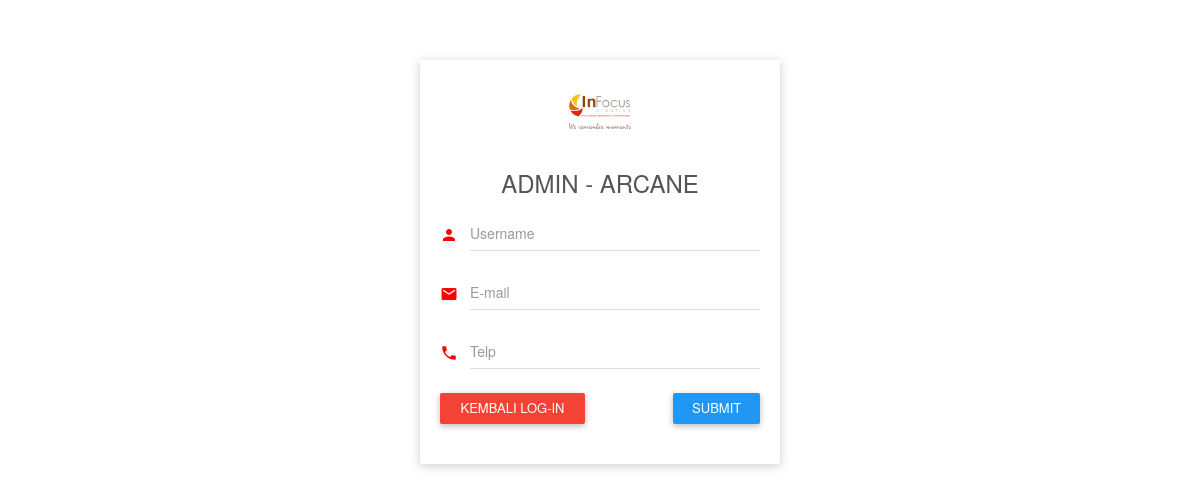
/index.php/user/forgot, run on the app's committed database.
### tables this page shows
CREATE TABLE `setting_web` (
  `id` tinyint(2) NOT NULL,
  `nama_web` varchar(50) NOT NULL,
  `deskripsi_web` varchar(100) NOT NULL,
  `logo_website` tinytext NOT NULL,
  `url_favicon` tinytext NOT NULL,
  `meta_deskripsi` varchar(255) NOT NULL,
  `meta_keyword` varchar(150) NOT NULL,
  `pemilik` varchar(50) NOT NULL,
  `email` varchar(100) NOT NULL,
  `email_pass` varchar(50) NOT NULL,
  `telp` tinytext NOT NULL,
  `alamat` text NOT NULL,
  `latitude` varchar(80) NOT NULL,
  `langitude` varchar(80) NOT NULL,
  `url_facebook` tinytext NOT NULL,
  `url_twitter` tinytext NOT NULL,
  `url_youtube` tinytext NOT NULL,
  `url_instagram` tinytext NOT NULL,
  `wa` varchar(20) NOT NULL,
  `page_produk` varchar(100) NOT NULL,
  `page_news` varchar(100) NOT NULL,
  `zona_waktu` varchar(80) NOT NULL,
  `negara` varchar(50) NOT NULL,
  `ext` varchar(5) NOT NULL,
  `width_tumbs` smallint(4) NOT NULL,
  `height_tumbs` smallint(4) NOT NULL,
  `maintenance` enum('0','1') NOT NULL,
  `use_tema` varchar(30) NOT NULL,
  `admin_link` varchar(15) NOT NULL,
  `active_chat` enum('0','1') NOT NULL,
  `pesan_chat` tinytext NOT NULL,
  `bahasa_admin` tinyint(2) NOT NULL,
  `bahasa_web` tinyint(2) NOT NULL,
  `id_kategori_top` tinyint(3) NOT NULL,
  `id_kategori_topside` tinyint(3) NOT NULL,
  `id_kategori_footer1` tinyint(3) NOT NULL,
  `id_kategori_footer2` tinyint(3) NOT NULL
);

### application/controllers/User.php (called while the page is built, shortened)
<?php if(!defined('BASEPATH')) exit("No direct access script allowed");
class User extends CI_Controller
{
	function __construct()
	{
		$this->load->library('template');
		$this->load->model('dbm');
		$this->load->helper('captcha');
	}
	function forgot()
	{
		$this->form_validation->set_rules('username', 'Username', 'required');
		$this->form_validation->set_rules('email', 'E-mail', 'required');
		$this->form_validation->set_rules('telp', 'Telp', 'required');
		if($this->form_validation->run() == FALSE)
			{
			$this->load->view('auth/form_forgot');
				}
	}
}

### index.php (called while the page is built, shortened)
<?php
require_once BASEPATH.'core/CodeIgniter.php';

### application/libraries/Template.php (called while the page is built, shortened)
<?php
class Template {
	protected $_ci;
	function __construct()
	{
		$this->_ci=&get_instance();
	}
	function mysetting_web()
	{
		return $this->_ci->db->get('setting_web')->row();
	}
}

### application/views/auth/form_forgot.php (the view, shortened to what this page needs)
<!DOCTYPE html>
<?php $ci =& get_instance(); $mysetting_web = $ci->template->mysetting_web(); ?>
<html>
<head>
    <?php $ci->load->view('auth/part/head.php'); ?>
</head>
<body class="login-page">
    <div class="login-box">
        <div class="card">
            <div class="body">
                <div class="logo" style="vertical-align:middle; text-align:center" >
                    <img src="<?php echo $mysetting_web->url_favicon ?>" style="width: 70px;height: 70px;">
                    <h3 style="text-align: center;">ADMIN - <?php echo strtoupper($mysetting_web->nama_web) ?> </h3>
                </div>
                <?php echo form_open('user/forgot',array('name'=>'login-form','class'=>'login-form')); ?>
                    <div class="input-group">
                        <span class="input-group-addon"><i class="material-icons">person</i></span>
                        <div class="form-line">
                            <input type="text" class="form-control" name="username" placeholder="Username" required autocomplete="off" autofocus="true">
                        </div>
                    </div>
                    <div class="input-group">
                        <span class="input-group-addon"><i class="material-icons">email</i></span>
                        <div class="form-line">
                            <input type="text" class="form-control" name="email" placeholder="E-mail" required autocomplete="off">
                        </div>
                    </div>
                    <div class="input-group">
                        <span class="input-group-addon"><i class="material-icons">phone</i></span>
                        <div class="form-line">
                            <input type="text" class="form-control" name="telp" placeholder="Telp" required autocomplete="off">
                        </div>
                    </div>
                    <div class="row">
                        <div class="col-xs-6">
                            <a class="btn btn-block bg-red waves-effect" type="button" href="<?php echo base_url().'user/login' ?>"><?php echo strtoupper($ci->lang->line('kembali')) ?> LOG-IN</a>
                        </div>
                        <div class="col-xs-2"></div>
                        <div class="col-xs-4">
                            <button class="btn btn-block bg-blue waves-effect" type="submit" onclick="">SUBMIT</button>
                        </div>
                    </div>
                <?php echo form_close(); ?>
            </div>
        </div>
    </div>
</body>
</html>

### application/views/auth/part/head.php (shortened to what this page needs)
<link href="<?php echo base_url()?>assets/css/fontsgoogleapis.css" rel="stylesheet">
    <link href="<?php echo base_url()?>assets/css/fontsgoogleapisicon.css" rel="stylesheet">
    <link href="<?php echo base_url()?>assets/css/auth.css" rel="stylesheet">
    <link href="<?php echo base_url()?>assets/plugins/bootstrap/css/bootstrap.css" rel="stylesheet">
    <link href="<?php echo base_url()?>assets/plugins/node-waves/waves.css" rel="stylesheet" />
    <link href="<?php echo base_url()?>assets/plugins/animate-css/animate.css" rel="stylesheet" />

### application/views/auth/part/head.php (style rules this page uses)
.material-icons { text-rendering: optimizeLegibility; }

### data on the page
setting_web: url_favicon (picture), nama_web "ARCANE"

### other printed values
$ci->lang->line('kembali') "KEMBALI"
